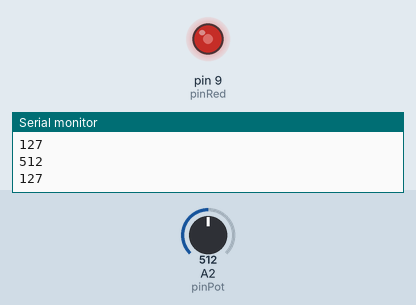
Simulated run of this sketch. Board: Arduino Uno, built with avr-gcc and run on an emulated ATmega328P. Parts: output pins drawn as LEDs (lit = HIGH), the last lines printed to the serial monitor. The test bench sets the inputs (shaded band); at power-on: A2 (pinPot) = 512.

Above: at 1.2 s.
1.3 s: A2 (pinPot) set to 716
At 2.2 s:
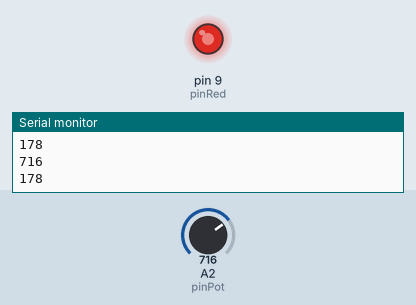
2.9 s: A2 (pinPot) set to 900
At 3.5 s:
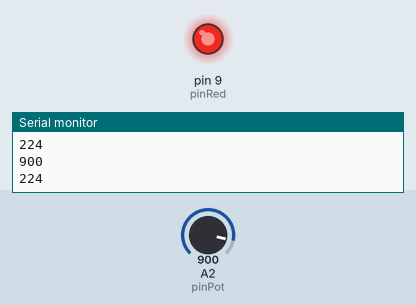
4.5 s: A2 (pinPot) set to 122
At 4.9 s:
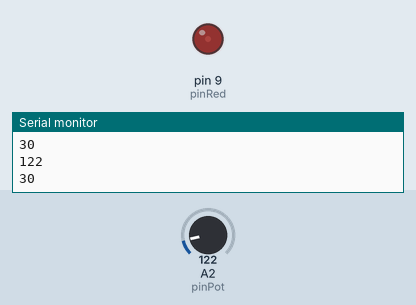
6.1 s: A2 (pinPot) set to 0
At 7.4 s:
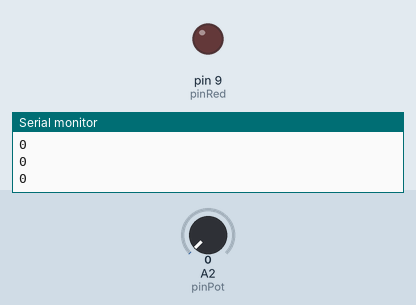
7.7 s: A2 (pinPot) set to 511
At 8.8 s:
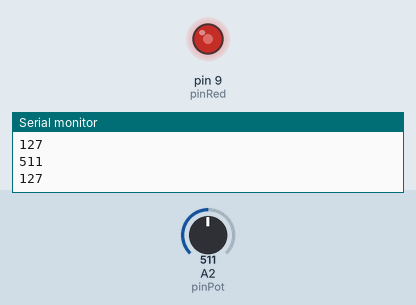
Timing chart, 0 to 10.3 s (numbered marks = the images above; inputs shaded):
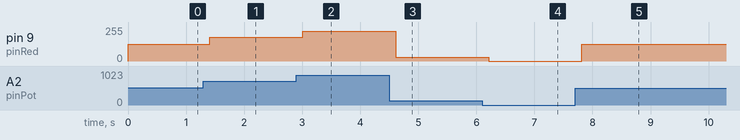

The sketch:

08_PotLed.ino
```cpp
int pinRed = 9;
int pinPot = A2;
int dt = 200;
int potVal;
int light;

void setup() {
  // put your setup code here, to run once:
  pinMode(pinRed, OUTPUT);
  pinMode(pinPot, INPUT);
  Serial.begin(9600);
}

void loop() {
  // put your main code here, to run repeatedly:
  potVal = analogRead(pinPot);
  Serial.println(potVal);

  light = map(potVal, 0, 1023, 0, 255);
  analogWrite(pinRed, light);
  Serial.println(light);

  delay(dt);
}
```

Measured:
- after the input at 1.3 s, pin 9 (pinRed): 127/255 → 178/255 after 0.10 s
- after the input at 2.9 s, pin 9 (pinRed): 178/255 → 224/255 after 0.11 s
- after the input at 4.5 s, pin 9 (pinRed): 224/255 → 30/255 after 0.11 s
- after the input at 6.1 s, pin 9 (pinRed): 30/255 → 0/255 after 0.12 s
- after the input at 7.7 s, pin 9 (pinRed): 0/255 → 127/255 after 0.12 s
